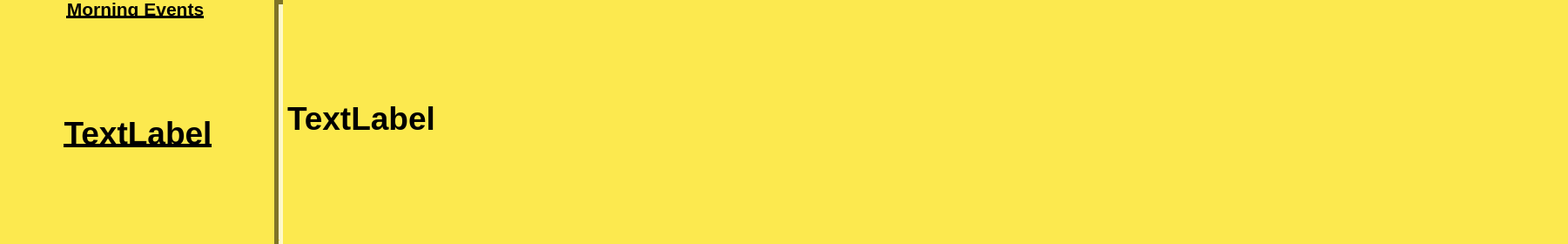
   <widget class="QWidget" name="morning_widget" native="true">
    <property name="geometry">
     <rect>
      <x>0</x>
      <y>110</y>
      <width>1801</width>
      <height>280</height>
     </rect>
    </property>
    <property name="palette">
     <palette>
      <active>
       <colorrole role="WindowText">
        <brush brushstyle="SolidPattern">
         <color alpha="255">
          <red>0</red>
          <green>0</green>
          <blue>0</blue>
         </color>
        </brush>
       </colorrole>
       <colorrole role="Button">
        <brush brushstyle="SolidPattern">
         <color alpha="255">
          <red>252</red>
          <green>233</green>
          <blue>79</blue>
         </color>
        </brush>
       </colorrole>
       <colorrole role="Light">
        <brush brushstyle="SolidPattern">
         <color alpha="255">
          <red>255</red>
          <green>250</green>
          <blue>203</blue>
         </color>
        </brush>
       </colorrole>
       <colorrole role="Midlight">
        <brush brushstyle="SolidPattern">
         <color alpha="255">
          <red>253</red>
          <green>241</green>
          <blue>141</blue>
         </color>
        </brush>
       </colorrole>
       <colorrole role="Dark">
        <brush brushstyle="SolidPattern">
         <color alpha="255">
          <red>126</red>
          <green>116</green>
          <blue>39</blue>
         </color>
        </brush>
       </colorrole>
       <colorrole role="Mid">
        <brush brushstyle="SolidPattern">
         <color alpha="255">
          <red>168</red>
          <green>155</green>
          <blue>52</blue>
         </color>
        </brush>
       </colorrole>
       <colorrole role="Text">
        <brush brushstyle="SolidPattern">
         <color alpha="255">
          <red>0</red>
          <green>0</green>
          <blue>0</blue>
         </color>
        </brush>
       </colorrole>
       <colorrole role="BrightText">
        <brush brushstyle="SolidPattern">
         <color alpha="255">
          <red>255</red>
          <green>255</green>
          <blue>255</blue>
         </color>
        </brush>
       </colorrole>
       <colorrole role="ButtonText">
        <brush brushstyle="SolidPattern">
         <color alpha="255">
          <red>0</red>
          <green>0</green>
          <blue>0</blue>
         </color>
        </brush>
       </colorrole>
       <colorrole role="Base">
        <brush brushstyle="SolidPattern">
         <color alpha="255">
          <red>255</red>
          <green>255</green>
          <blue>255</blue>
         </color>
        </brush>
       </colorrole>
       <colorrole role="Window">
        <brush brushstyle="SolidPattern">
         <color alpha="255">
          <red>252</red>
          <green>233</green>
          <blue>79</blue>
         </color>
        </brush>
       </colorrole>
       <colorrole role="Shadow">
        <brush brushstyle="SolidPattern">
         <color alpha="255">
          <red>0</red>
          <green>0</green>
          <blue>0</blue>
         </color>
        </brush>
       </colorrole>
       <colorrole role="AlternateBase">
        <brush brushstyle="SolidPattern">
         <color alpha="255">
          <red>253</red>
          <green>244</green>
          <blue>167</blue>
         </color>
        </brush>
       </colorrole>
       <colorrole role="ToolTipBase">
        <brush brushstyle="SolidPattern">
         <color alpha="255">
          <red>255</red>
          <green>255</green>
          <blue>220</blue>
         </color>
        </brush>
       </colorrole>
       <colorrole role="ToolTipText">
        <brush brushstyle="SolidPattern">
         <color alpha="255">
          <red>0</red>
          <green>0</green>
          <blue>0</blue>
         </color>
        </brush>
       </colorrole>
       <colorrole role="PlaceholderText">
        <brush brushstyle="SolidPattern">
         <color alpha="128">
          <red>0</red>
          <green>0</green>
          <blue>0</blue>
         </color>
        </brush>
       </colorrole>
      </active>
      <inactive>
       <colorrole role="WindowText">
        <brush brushstyle="SolidPattern">
         <color alpha="255">
          <red>0</red>
          <green>0</green>
          <blue>0</blue>
         </color>
        </brush>
       </colorrole>
       <colorrole role="Button">
        <brush brushstyle="SolidPattern">
         <color alpha="255">
          <red>252</red>
          <green>233</green>
          <blue>79</blue>
         </color>
        </brush>
       </colorrole>
       <colorrole role="Light">
        <brush brushstyle="SolidPattern">
         <color alpha="255">
          <red>255</red>
          <green>250</green>
          <blue>203</blue>
         </color>
        </brush>
       </colorrole>
       <colorrole role="Midlight">
        <brush brushstyle="SolidPattern">
         <color alpha="255">
          <red>253</red>
          <green>241</green>
          <blue>141</blue>
         </color>
        </brush>
       </colorrole>
       <colorrole role="Dark">
        <brush brushstyle="SolidPattern">
         <color alpha="255">
          <red>126</red>
          <green>116</green>
          <blue>39</blue>
         </color>
        </brush>
       </colorrole>
       <colorrole role="Mid">
        <brush brushstyle="SolidPattern">
         <color alpha="255">
          <red>168</red>
          <green>155</green>
          <blue>52</blue>
         </color>
        </brush>
       </colorrole>
       <colorrole role="Text">
        <brush brushstyle="SolidPattern">
         <color alpha="255">
          <red>0</red>
          <green>0</green>
          <blue>0</blue>
         </color>
        </brush>
       </colorrole>
       <colorrole role="BrightText">
        <brush brushstyle="SolidPattern">
         <color alpha="255">
          <red>255</red>
          <green>255</green>
          <blue>255</blue>
         </color>
        </brush>
       </colorrole>
       <colorrole role="ButtonText">
        <brush brushstyle="SolidPattern">
         <color alpha="255">
          <red>0</red>
          <green>0</green>
          <blue>0</blue>
         </color>
        </brush>
       </colorrole>
       <colorrole role="Base">
        <brush brushstyle="SolidPattern">
         <color alpha="255">
          <red>255</red>
          <green>255</green>
          <blue>255</blue>
         </color>
        </brush>
       </colorrole>
       <colorrole role="Window">
        <brush brushstyle="SolidPattern">
         <color alpha="255">
          <red>252</red>
          <green>233</green>
          <blue>79</blue>
         </color>
        </brush>
       </colorrole>
       <colorrole role="Shadow">
        <brush brushstyle="SolidPattern">
         <color alpha="255">
          <red>0</red>
          <green>0</green>
          <blue>0</blue>
         </color>
        </brush>
       </colorrole>
       <colorrole role="AlternateBase">
        <brush brushstyle="SolidPattern">
         <color alpha="255">
          <red>253</red>
          <green>244</green>
          <blue>167</blue>
         </color>
        </brush>
       </colorrole>
       <colorrole role="ToolTipBase">
        <brush brushstyle="SolidPattern">
         <color alpha="255">
          <red>255</red>
          <green>255</green>
          <blue>220</blue>
         </color>
        </brush>
       </colorrole>
       <colorrole role="ToolTipText">
        <brush brushstyle="SolidPattern">
         <color alpha="255">
          <red>0</red>
          <green>0</green>
          <blue>0</blue>
         </color>
        </brush>
       </colorrole>
       <colorrole role="PlaceholderText">
        <brush brushstyle="SolidPattern">
         <color alpha="128">
          <red>0</red>
          <green>0</green>
          <blue>0</blue>
         </color>
        </brush>
       </colorrole>
      </inactive>
      <disabled>
       <colorrole role="WindowText">
        <brush brushstyle="SolidPattern">
         <color alpha="255">
          <red>126</red>
          <green>116</green>
          <blue>39</blue>
         </color>
        </brush>
       </colorrole>
       <colorrole role="Button">
        <brush brushstyle="SolidPattern">
         <color alpha="255">
          <red>252</red>
          <green>233</green>
          <blue>79</blue>
         </color>
        </brush>
       </colorrole>
       <colorrole role="Light">
        <brush brushstyle="SolidPattern">
         <color alpha="255">
          <red>255</red>
          <green>250</green>
          <blue>203</blue>
         </color>
        </brush>
       </colorrole>
       <colorrole role="Midlight">
        <brush brushstyle="SolidPattern">
         <color alpha="255">
          <red>253</red>
          <green>241</green>
          <blue>141</blue>
         </color>
        </brush>
       </colorrole>
       <colorrole role="Dark">
        <brush brushstyle="SolidPattern">
         <color alpha="255">
          <red>126</red>
          <green>116</green>
          <blue>39</blue>
         </color>
        </brush>
       </colorrole>
       <colorrole role="Mid">
        <brush brushstyle="SolidPattern">
         <color alpha="255">
          <red>168</red>
          <green>155</green>
          <blue>52</blue>
         </color>
        </brush>
       </colorrole>
       <colorrole role="Text">
        <brush brushstyle="SolidPattern">
         <color alpha="255">
          <red>126</red>
          <green>116</green>
          <blue>39</blue>
         </color>
        </brush>
       </colorrole>
       <colorrole role="BrightText">
        <brush brushstyle="SolidPattern">
         <color alpha="255">
          <red>255</red>
          <green>255</green>
          <blue>255</blue>
         </color>
        </brush>
       </colorrole>
       <colorrole role="ButtonText">
        <brush brushstyle="SolidPattern">
         <color alpha="255">
          <red>126</red>
          <green>116</green>
          <blue>39</blue>
         </color>
        </brush>
       </colorrole>
       <colorrole role="Base">
        <brush brushstyle="SolidPattern">
         <color alpha="255">
          <red>252</red>
          <green>233</green>
          <blue>79</blue>
         </color>
        </brush>
       </colorrole>
       <colorrole role="Window">
        <brush brushstyle="SolidPattern">
         <color alpha="255">
          <red>252</red>
          <green>233</green>
          <blue>79</blue>
         </color>
        </brush>
       </colorrole>
       <colorrole role="Shadow">
        <brush brushstyle="SolidPattern">
         <color alpha="255">
          <red>0</red>
          <green>0</green>
          <blue>0</blue>
         </color>
        </brush>
       </colorrole>
       <colorrole role="AlternateBase">
        <brush brushstyle="SolidPattern">
         <color alpha="255">
          <red>252</red>
          <green>233</green>
          <blue>79</blue>
         </color>
        </brush>
       </colorrole>
       <colorrole role="ToolTipBase">
        <brush brushstyle="SolidPattern">
         <color alpha="255">
          <red>255</red>
          <green>255</green>
          <blue>220</blue>
         </color>
        </brush>
       </colorrole>
       <colorrole role="ToolTipText">
        <brush brushstyle="SolidPattern">
         <color alpha="255">
          <red>0</red>
          <green>0</green>
          <blue>0</blue>
         </color>
        </brush>
       </colorrole>
       <colorrole role="PlaceholderText">
        <brush brushstyle="SolidPattern">
         <color alpha="128">
          <red>0</red>
          <green>0</green>
          <blue>0</blue>
         </color>
        </brush>
       </colorrole>
      </disabled>
     </palette>
    </property>
    <property name="autoFillBackground">
     <bool>true</bool>
    </property>
    <widget class="QLabel" name="morning_time_label">
     <property name="geometry">
      <rect>
       <x>3</x>
       <y>27</y>
       <width>311</width>
       <height>251</height>
      </rect>
     </property>
     <property name="font">
      <font>
       <pointsize>28</pointsize>
       <weight>75</weight>
       <bold>true</bold>
       <underline>true</underline>
      </font>
     </property>
     <property name="text">
      <string>TextLabel</string>
     </property>
     <property name="alignment">
      <set>Qt::AlignCenter</set>
     </property>
    </widget>
    <widget class="QLabel" name="morning_event_label">
     <property name="geometry">
      <rect>
       <x>330</x>
       <y>0</y>
       <width>1465</width>
       <height>271</height>
      </rect>
     </property>
     <property name="font">
      <font>
       <pointsize>28</pointsize>
       <weight>75</weight>
       <bold>true</bold>
      </font>
     </property>
     <property name="text">
      <string>TextLabel</string>
     </property>
     <property name="alignment">
      <set>Qt::AlignLeading|Qt::AlignLeft|Qt::AlignVCenter</set>
     </property>
    </widget>
    <widget class="QLabel" name="morning_title">
     <property name="geometry">
      <rect>
       <x>0</x>
       <y>0</y>
       <width>311</width>
       <height>21</height>
      </rect>
     </property>
     <property name="font">
      <font>
       <pointsize>16</pointsize>
       <weight>75</weight>
       <bold>true</bold>
       <underline>true</underline>
      </font>
     </property>
     <property name="text">
      <string>Morning Events</string>
     </property>
     <property name="alignment">
      <set>Qt::AlignCenter</set>
     </property>
    </widget>
    <widget class="Line" name="line">
     <property name="geometry">
      <rect>
       <x>310</x>
       <y>0</y>
       <width>20</width>
       <height>280</height>
      </rect>
     </property>
     <property name="frameShadow">
      <enum>QFrame::Sunken</enum>
     </property>
     <property name="lineWidth">
      <number>5</number>
     </property>
     <property name="orientation">
      <enum>Qt::Vertical</enum>
     </property>
    </widget>
   </widget>
